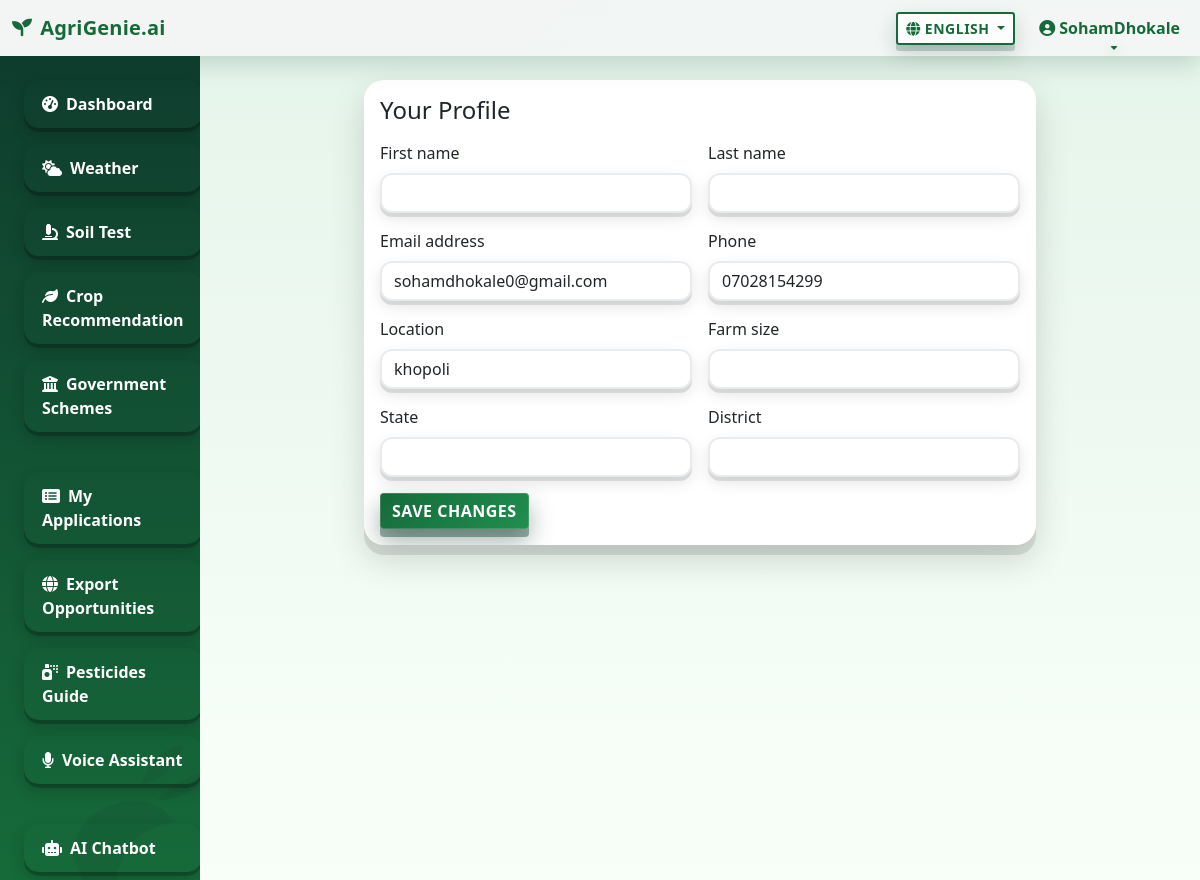
The page /authentication/profile/ (signed in) on the database its author committed.
### apps/authentication/models.py (models this page shows, shortened)
class CustomUser(AbstractUser):
    phone = models.CharField(max_length=15, blank=True)
    location = models.CharField(max_length=100, blank=True)
    farm_size = models.DecimalField(max_digits=10, decimal_places=2, null=True, blank=True)
    state = models.CharField(max_length=50, blank=True)
    district = models.CharField(max_length=50, blank=True)
    created_at = models.DateTimeField(auto_now_add=True)

### apps/authentication/views.py (the view)
# urls.py: path('profile/', views.profile_view, name='profile'),
@login_required
def profile_view(request):
    if request.method == 'POST':
        form = UserProfileForm(request.POST, instance=request.user)
        if form.is_valid():
            form.save()
            messages.success(request, 'Profile updated successfully!')
            return redirect('profile')
        else:
            messages.error(request, 'Please correct the errors below.')
    else:
        form = UserProfileForm(instance=request.user)
    return render(request, 'authentication/profile.html', {'form': form})

### apps/authentication/forms.py
class UserProfileForm(forms.ModelForm):
    class Meta:
        model = CustomUser
        fields = ('first_name', 'last_name', 'email', 'phone', 'location', 'farm_size', 'state', 'district')
        widgets = {
            'first_name': forms.TextInput(attrs={'class': 'form-control'}),
            'last_name': forms.TextInput(attrs={'class': 'form-control'}),
            'email': forms.EmailInput(attrs={'class': 'form-control'}),
            'phone': forms.TextInput(attrs={'class': 'form-control'}),
            'location': forms.TextInput(attrs={'class': 'form-control'}),
            'farm_size': forms.NumberInput(attrs={'class': 'form-control'}),
            'state': forms.TextInput(attrs={'class': 'form-control'}),
            'district': forms.TextInput(attrs={'class': 'form-control'}),
        }

### apps/authentication/context_processors.py (called while the page is built)
def site_language(request):
    lang = request.session.get('site_lang') or request.COOKIES.get('site_lang') or 'en'
    def t(key):
        """Template function to get translation"""
        return get_translation(key, lang)
    def translate(text):
        """Template function to translate text"""
        return translate_text(text, lang)
    return {
        'site_lang': lang,
        't': t,
        'translate': translate
    }

### apps/authentication/templatetags/translation_tags.py (called while the page is built)
@register.filter
@stringfilter
def t(key, language='en'):
    return get_translation(key, language)

### apps/authentication/translations.py (called while the page is built)
def get_translation(key, language='en'):
    return TRANSLATIONS.get(language, {}).get(key, TRANSLATIONS['en'].get(key, key))

### templates/authentication/profile.html (shortened to what this page needs)
{% extends 'base/base.html' %}
{% block content %}
<div class="container py-4" style="max-width: 720px;">
    <div class="card">
        <div class="card-body">
            <h4 class="mb-3">Your Profile</h4>
            <form method="post" novalidate>
                <div class="row g-3">
                    {% for field in form %}
                        <div class="col-md-6">
                            <label class="form-label">{{ field.label }}</label>
                            {{ field }}
                        </div>
                    {% endfor %}
                </div>
                <button type="submit" class="btn btn-primary mt-3">Save changes</button>
            </form>
        </div>
    </div>
</div>
{% endblock %}

### templates/base/base.html (shortened to what this page needs)
{% load translation_tags %}
<!DOCTYPE html>
<html lang="en">
<head>
    <link href="https://cdn.jsdelivr.net/npm/bootstrap@5.1.3/dist/css/bootstrap.min.css" rel="stylesheet">
    <link href="https://cdnjs.cloudflare.com/ajax/libs/font-awesome/6.0.0/css/all.min.css" rel="stylesheet">
</head>
<body>
    <nav class="navbar navbar-expand-lg navbar-light">
        <div class="container-fluid">
            <a class="navbar-brand" href="{% url 'dashboard' %}">
                <i class="fas fa-seedling me-2"></i>AgriGenie.ai
            </a>
            <div class="collapse navbar-collapse" id="navbarSupportedContent">
                <div class="d-flex align-items-center gap-2 me-3">
                    <div class="dropdown">
                        <button class="btn btn-sm btn-outline-secondary dropdown-toggle" id="siteLangBtn" data-bs-toggle="dropdown">
                            <i class="fas fa-globe me-1"></i><span id="siteLangText">{{ site_lang|default:'en' }}</span>
                        </button>
                    </div>
                </div>
                <ul class="navbar-nav mb-2 mb-lg-0">
                    {% if user.is_authenticated %}
                        <li class="nav-item dropdown">
                            <a class="nav-link dropdown-toggle" href="#" id="navbarDropdown" role="button" data-bs-toggle="dropdown">
                                <i class="fas fa-user-circle me-1"></i>{{ user.first_name|default:user.username }}
                            </a>
                        </li>
                    {% else %}
                        <li class="nav-item"><a class="nav-link" href="{% url 'login' %}">{{ 'login'|t:site_lang }}</a></li>
                        <li class="nav-item"><a class="nav-link" href="{% url 'register' %}">{{ 'register'|t:site_lang }}</a></li>
                    {% endif %}
                </ul>
            </div>
        </div>
    </nav>
    <div class="container-fluid">
        <div class="row">
            {% if user.is_authenticated %}
            <nav class="col-md-3 col-lg-2 d-md-block sidebar collapse">
                <div class="position-sticky pt-3">
                    <div class="crop-art">
                        <svg viewBox="0 0 64 64" xmlns="http://www.w3.org/2000/svg" fill="currentColor">
                            <path d="M21 52c0-11 9-20 20-20h3c-2-6-8-10-15-10C17 22 10 29 10 38c0 8 6 14 14 14h-3Z"/>
                            <path d="M36 18c3-6 9-10 16-10-3 6-9 10-16 10Z"/>
                            <path d="M40 24c5-4 12-6 19-6-4 5-11 7-19 6Z"/>
                        </svg>
                    </div>
                    <ul class="nav flex-column">
                        <li class="nav-item"><a class="nav-link" href="{% url 'dashboard' %}"><i class="fas fa-tachometer-alt me-2"></i>{{ 'dashboard'|t:site_lang }}</a></li>
                        <li class="nav-item"><a class="nav-link" href="{% url 'weather_dashboard' %}"><i class="fas fa-cloud-sun me-2"></i>{{ 'weather'|t:site_lang }}</a></li>
                        <li class="nav-item"><a class="nav-link" href="{% url 'soil_test' %}"><i class="fas fa-microscope me-2"></i>{{ 'soil_test'|t:site_lang }}</a></li>
                        <li class="nav-item"><a class="nav-link" href="{% url 'crop_recommendation' %}"><i class="fas fa-leaf me-2"></i>{{ 'crop_recommendation'|t:site_lang }}</a></li>
                        <li class="nav-item"><a class="nav-link" href="{% url 'schemes_list' %}"><i class="fas fa-university me-2"></i>{{ 'government_schemes'|t:site_lang }}</a></li>
                        <li class="nav-item"><a class="nav-link" href="{% url 'my_applications' %}"><i class="fas fa-list-alt me-2"></i>My Applications</a></li>
                        <li class="nav-item"><a class="nav-link" href="{% url 'exports_list' %}"><i class="fas fa-globe me-2"></i>{{ 'export_opportunities'|t:site_lang }}</a></li>
                        <li class="nav-item"><a class="nav-link" href="{% url 'pesticides_list' %}"><i class="fas fa-spray-can me-2"></i>{{ 'pesticides_guide'|t:site_lang }}</a></li>
                        <li class="nav-item"><a class="nav-link" href="{% url 'voice_assistant' %}"><i class="fas fa-microphone me-2"></i>{{ 'voice_assistant'|t:site_lang }}</a></li>
                        <li class="nav-item"><a class="nav-link" href="{% url 'chatbot' %}"><i class="fas fa-robot me-2"></i>{{ 'ai_chatbot'|t:site_lang }}</a></li>
                    </ul>
                </div>
            </nav>
            {% endif %}
            <main class="col-md-9 ms-sm-auto col-lg-10 px-md-4 main-content">
                {% block content %}{% endblock %}
            </main>
        </div>
    </div>
</body>
</html>

### rows shown on the page
CustomUser: first_name "SohamDhokale", form "sohamdhokale0@gmail.com" "07028154299" "khopoli"

### other values the page prints
{{ 'dashboard'|t:site_lang }} "Dashboard"
{{ 'weather'|t:site_lang }} "Weather"
{{ 'soil_test'|t:site_lang }} "Soil Test"
{{ 'crop_recommendation'|t:site_lang }} "Crop Recommendation"
{{ 'government_schemes'|t:site_lang }} "Government Schemes"
{{ 'export_opportunities'|t:site_lang }} "Export Opportunities"
{{ 'pesticides_guide'|t:site_lang }} "Pesticides Guide"
{{ 'voice_assistant'|t:site_lang }} "Voice Assistant"
{{ 'ai_chatbot'|t:site_lang }} "AI Chatbot"
{{ field.label }} "First name" "Last name" "Email address" "Phone" "Location" "Farm size" "State" "District"
